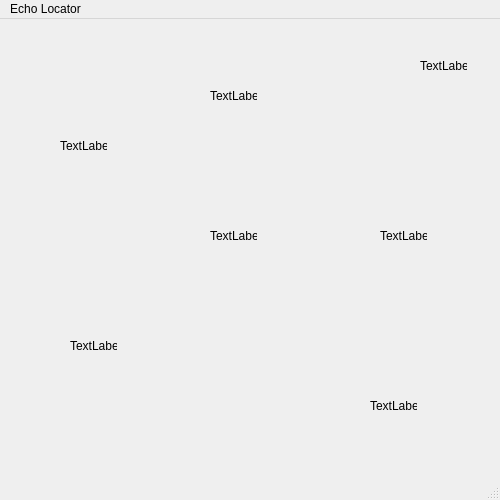
<?xml version="1.0" encoding="UTF-8"?>
<ui version="4.0">
 <class>MainWindow</class>
 <widget class="QMainWindow" name="MainWindow">
  <property name="geometry">
   <rect>
    <x>0</x>
    <y>0</y>
    <width>500</width>
    <height>500</height>
   </rect>
  </property>
  <property name="maximumSize">
   <size>
    <width>800</width>
    <height>600</height>
   </size>
  </property>
  <property name="windowTitle">
   <string>Proyecto 2</string>
  </property>
  <widget class="QWidget" name="centralwidget">
   <widget class="QLabel" name="label">
    <property name="geometry">
     <rect>
      <x>210</x>
      <y>210</y>
      <width>47</width>
      <height>13</height>
     </rect>
    </property>
    <property name="text">
     <string>TextLabel</string>
    </property>
   </widget>
   <widget class="QLabel" name="label_2">
    <property name="geometry">
     <rect>
      <x>380</x>
      <y>210</y>
      <width>47</width>
      <height>13</height>
     </rect>
    </property>
    <property name="text">
     <string>TextLabel</string>
    </property>
   </widget>
   <widget class="QLabel" name="label_3">
    <property name="geometry">
     <rect>
      <x>210</x>
      <y>70</y>
      <width>47</width>
      <height>13</height>
     </rect>
    </property>
    <property name="text">
     <string>TextLabel</string>
    </property>
   </widget>
   <widget class="QLabel" name="label_4">
    <property name="geometry">
     <rect>
      <x>60</x>
      <y>120</y>
      <width>47</width>
      <height>13</height>
     </rect>
    </property>
    <property name="text">
     <string>TextLabel</string>
    </property>
   </widget>
   <widget class="QLabel" name="label_5">
    <property name="geometry">
     <rect>
      <x>70</x>
      <y>320</y>
      <width>47</width>
      <height>13</height>
     </rect>
    </property>
    <property name="text">
     <string>TextLabel</string>
    </property>
   </widget>
   <widget class="QLabel" name="label_6">
    <property name="geometry">
     <rect>
      <x>420</x>
      <y>40</y>
      <width>47</width>
      <height>13</height>
     </rect>
    </property>
    <property name="text">
     <string>TextLabel</string>
    </property>
   </widget>
   <widget class="QLabel" name="label_7">
    <property name="geometry">
     <rect>
      <x>370</x>
      <y>380</y>
      <width>47</width>
      <height>13</height>
     </rect>
    </property>
    <property name="text">
     <string>TextLabel</string>
    </property>
   </widget>
  </widget>
  <widget class="QMenuBar" name="menubar">
   <property name="geometry">
    <rect>
     <x>0</x>
     <y>0</y>
     <width>500</width>
     <height>21</height>
    </rect>
   </property>
   <widget class="QMenu" name="menuEcho_Locator">
    <property name="title">
     <string>Echo Locator</string>
    </property>
   </widget>
   <addaction name="menuEcho_Locator"/>
  </widget>
  <widget class="QStatusBar" name="statusbar"/>
 </widget>
 <resources/>
 <connections/>
</ui>
